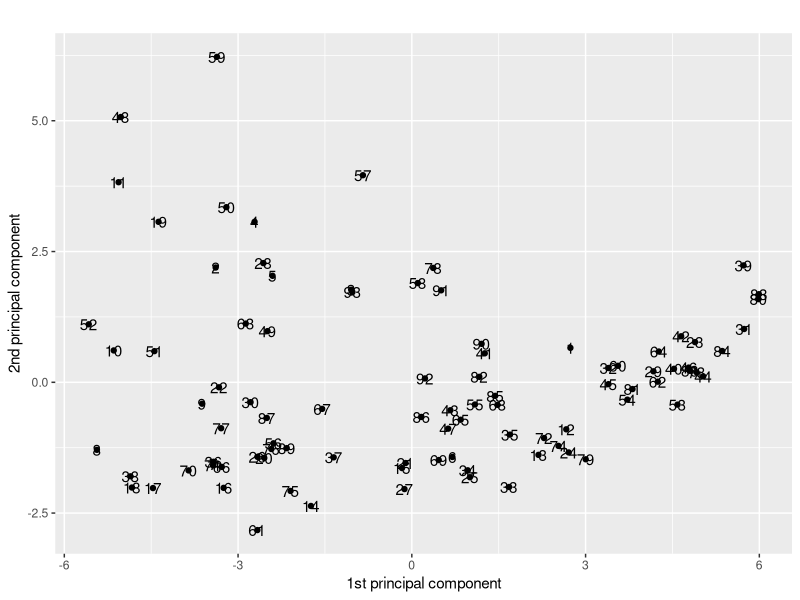
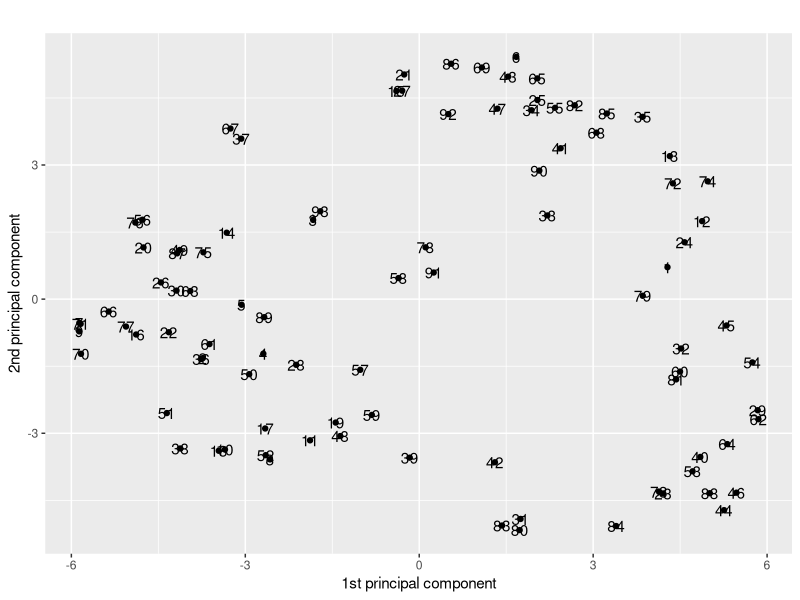
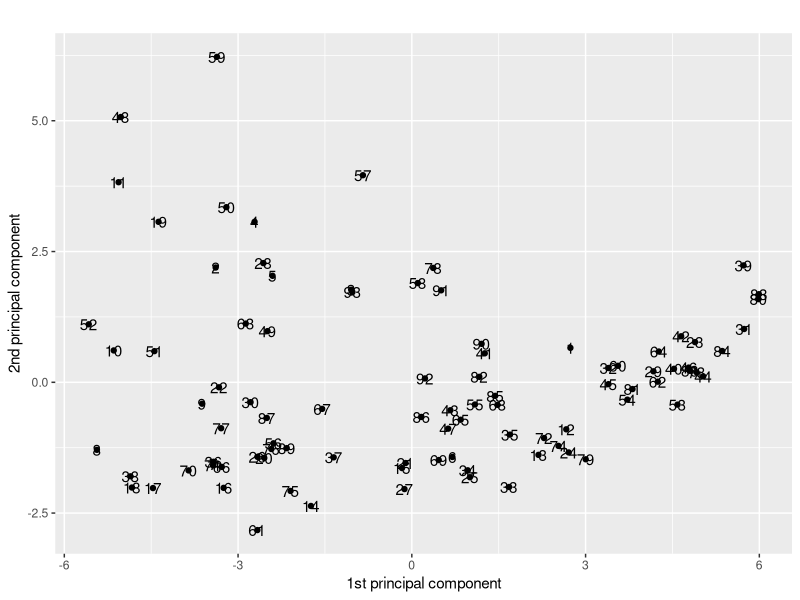
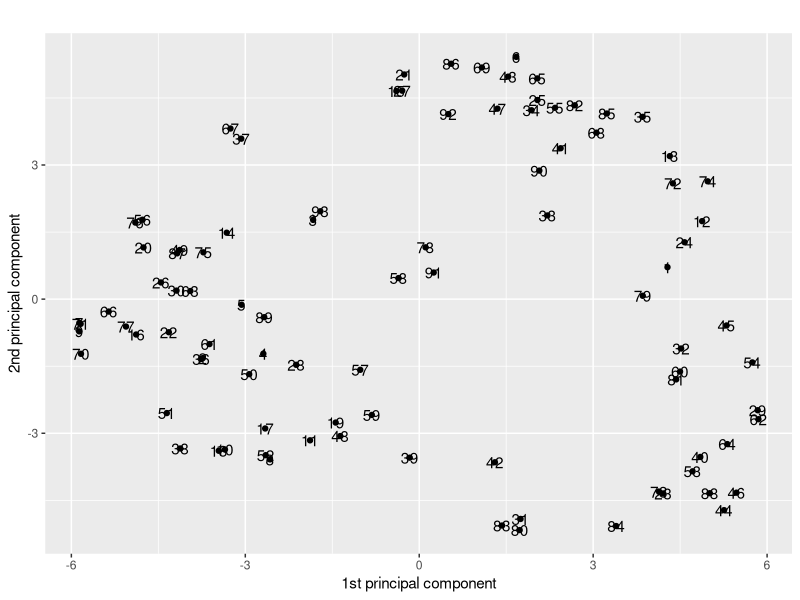

Write the R code that produced these figures, in order.
require(MASS)
require(kernlab)
require(ggplot2)

# change working directory
frame_files <- lapply(sys.frames(), function(x) x$ofile)
frame_files <- Filter(Negate(is.null), frame_files)
setwd(dirname(frame_files[[length(frame_files)]]))

cc <- c("Min.Price", "Price", "Max.Price", "MPG.city", "MPG.highway", "EngineSize",
 "Horsepower", "RPM", "Rev.per.mile", "Fuel.tank.capacity","Length", "Wheelbase",
 "Width", "Turn.circle", "Weight")

mask <- is.element(colnames(Cars93), cc)
head(Cars93[,mask])
# Min.Price Price Max.Price MPG.city MPG.highway EngineSize Horsepower  RPM Rev.per.mile
# 1      12.9  15.9      18.8       25          31        1.8        140 6300         2890
# 2      29.2  33.9      38.7       18          25        3.2        200 5500         2335
# 3      25.9  29.1      32.3       20          26        2.8        172 5500         2280
# 4      30.8  37.7      44.6       19          26        2.8        172 5500         2535
# 5      23.7  30.0      36.2       22          30        3.5        208 5700         2545
# 6      14.2  15.7      17.3       22          31        2.2        110 5200         2565
# Fuel.tank.capacity Length Wheelbase Width Turn.circle Weight
# 1               13.2    177       102    68          37   2705
# 2               18.0    195       115    71          38   3560
# 3               16.9    180       102    67          37   3375
# 4               21.1    193       106    70          37   3405
# 5               21.1    186       109    69          39   3640
# 6               16.4    189       105    69          41   2880

Xc <- t(scale(Cars93[,mask])) # centralized

kpc <- kpca(
    t(Xc),
    kernel="rbfdot", # RBF kernel
    kpar=list(sigma=0.01),
    features=2
  )

Zt <- rotated(kpc) # subspace

d <- data.frame(x=Zt[,1], y=Zt[,2])
p <- ggplot(d,
      aes(
        x=x,
        y=y,
        label=c(1:93)
      )
    )
p <- p + geom_point() + geom_text() + labs(title="", x="1st principal component", y="2nd principal component")
plot(p)
ggsave("./img/KPCA-sigma-0.01.png", p)


kpc <- kpca(
    t(Xc),
    kernel="rbfdot", # RBF kernel
    kpar=list(sigma=0.1),
    features=2
  )

Zt <- rotated(kpc) # subspace

d <- data.frame(x=Zt[,1], y=Zt[,2])
p <- ggplot(d,
      aes(
        x=x,
        y=y,
        label=c(1:93)
      )
    )
p <- p + geom_point() + geom_text() + labs(title="", x="1st principal component", y="2nd principal component")
plot(p)
ggsave("./img/KPCA-sigma-0.1.png", p)
